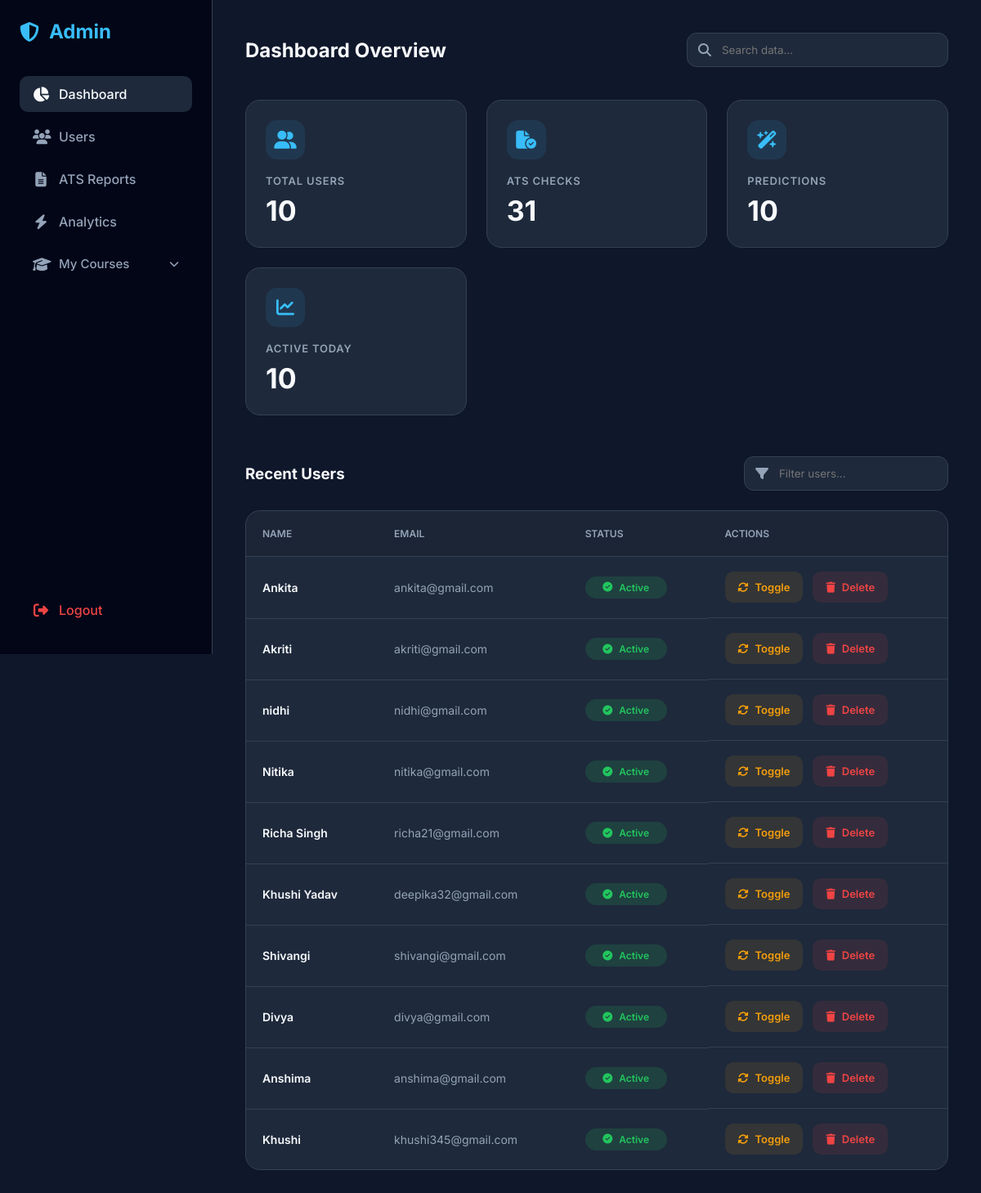
The page /admin (signed in) on the database its author committed.
### model.py (models this page shows)
class User(db.Model):
    __tablename__ = 'users'
    id = db.Column(db.Integer, primary_key=True)
    name = db.Column(db.String(150), unique=True, nullable=False)
    email = db.Column(db.String(150), unique=True, nullable=True)
    password = db.Column(db.String(200), nullable=False)
    mobile = db.Column(db.String(20), nullable=True)  # Changed from role to mobile
    resume = db.Column(db.String(500), nullable=True)
    profile_pic = db.Column(db.String(500), nullable=True)  # Already exists
    profile = db.relationship('Profile', backref='user', uselist=False)

### app.py (the view)
@app.route("/admin")
def admin():
    if "admin" not in session:
        return redirect(url_for("admin_login"))
    db = get_db()
    try:
        total_users = db.execute("SELECT COUNT(*) FROM users").fetchone()[0]
        ats_count = db.execute("SELECT COUNT(*) FROM ats_logs").fetchone()[0]
        try:
            prediction_count = db.execute("SELECT COUNT(*) FROM predictions").fetchone()[0]
        except:
            prediction_count = 0
        try:
            today = datetime.date.today().strftime('%Y-%m-%d')
            active_today = db.execute("SELECT COUNT(*) FROM users WHERE last_login LIKE ?", (f"{today}%",)).fetchone()[0]
        except:
            active_today = 0
        users = db.execute("SELECT id, name, email, status FROM users").fetchall()
    except sqlite3.OperationalError as e:
        return f"Database Error: {e}. Run your database initialization script!"
    return render_template(
        "admin.html",
        total_users=total_users,
        ats_count=ats_count,
        predictions=prediction_count,  # Updated variable
        active_today=active_today,     # New dynamic variable
        users=users
    )

### app.py (called while the page is built)
def get_db():
    db = getattr(g, '_database', None)
    if db is None:
        db = g._database = sqlite3.connect("database.db")
        db.row_factory = sqlite3.Row  # Allows accessing columns by name
    return db

@app.teardown_appcontext
def close_connection(exception):
    db = getattr(g, '_database', None)
    if db is not None:
        db.close()

### templates/admin.html (shortened to what this page needs)
<!DOCTYPE html>
<html lang="en">
<head>
    <link rel="stylesheet" href="https://cdnjs.cloudflare.com/ajax/libs/font-awesome/6.4.0/css/all.min.css">
</head>
<body>
<aside class="sidebar">
    <div class="logo">
        <i class="fas fa-shield-halved"></i> Admin
    </div>
    <a href="/admin" class="active"><i class="fas fa-chart-pie"></i> Dashboard</a>
    <a href="/admin/users"><i class="fas fa-users"></i> Users</a>
    <a href="/admin/ats_reports"><i class="fas fa-file-alt"></i> ATS Reports</a>
    <a href="/admin/analytics"><i class="fas fa-bolt"></i> Analytics</a>
    <div class="course-dropdown {% if '/admin/courses' in request.path %}open{% endif %}">
        <button class="course-dropdown-toggle" onclick="toggleCourseMenu(this)">
            <div class="toggle-left">
                <i class="fas fa-graduation-cap"></i>
                <span>My Courses</span>
            </div>
                <i class="fas fa-chevron-down course-chevron"></i>
        </button>
    </div>
    <a href="/admin/logout" class="logout-link"><i class="fas fa-sign-out-alt"></i> Logout</a>
</aside>
<main class="main">
    <header class="topbar">
        <h2>Dashboard Overview</h2>
        <div class="search-container">
            <i class="fas fa-search"></i>
            <input type="text" id="globalSearch" placeholder="Search data...">
        </div>
    </header>
    <section class="cards">
        <div class="card">
            <div class="card-icon"><i class="fas fa-user-group"></i></div>
            <h3>Total Users</h3>
            <p>{{ total_users }}</p>
        </div>
        <div class="card">
            <div class="card-icon"><i class="fas fa-file-circle-check"></i></div>
            <h3>ATS Checks</h3>
            <p>{{ ats_count }}</p>
        </div>
        <div class="card">
            <div class="card-icon"><i class="fas fa-wand-magic-sparkles"></i></div>
            <h3>Predictions</h3>
            <p>{{ total_users }}</p>
        </div>
        <div class="card">
            <div class="card-icon"><i class="fas fa-chart-line"></i></div>
            <h3>Active Today</h3>
            <p>{{ total_users }}</p>
        </div>
    </section>
    <div class="section-header">
        <h3>Recent Users</h3>
        <div class="search-container">
            <i class="fas fa-filter"></i>
            <input type="text" id="searchInput" placeholder="Filter users..." style="width: 250px;">
        </div>
    </div>
    <div class="table-container">
        <table>
            <thead>
                <tr>
                    <th>Name</th>
                    <th>Email</th>
                    <th>Status</th>
                    <th>Actions</th>
                </tr>
            </thead>
            <tbody id="userTable">
                {% for user in users %}
                <tr>
                    <td style="font-weight: 600;">{{ user[1] }}</td>
                    <td style="color: var(--text-muted);">{{ user[2] }}</td>
                    <td>
                        {% if user[3] == "active" %}
                            <span class="badge badge-active"><i class="fas fa-check-circle"></i> Active</span>
                        {% else %}
                            <span class="badge badge-blocked"><i class="fas fa-ban"></i> Blocked</span>
                        {% endif %}
                    </td>
                    <td class="action-cell">
                        <button class="btn btn-toggle" onclick="window.location.href='/toggle_user/{{ user[0] }}'">
                            <i class="fas fa-rotate"></i> Toggle
                        </button>
                        <button class="btn btn-delete" onclick="window.location.href='/delete_user/{{ user[0] }}'">
                            <i class="fas fa-trash"></i> Delete
                        </button>
                    </td>
                </tr>
                {% endfor %}
            </tbody>
        </table>
    </div>
</main>
</body>
</html>

### templates/admin.html (style rules this page uses)
:root { --bg-main: #0f172a; --bg-side: #020617; --card-bg: #1e293b; --accent-primary: #38bdf8; --text-main: #f8fafc; --text-muted: #94a3b8; --danger: #ef4444; --success: #22c55e; --warning: #f59e0b; --border: #334155; }
* { margin: 0; padding: 0; box-sizing: border-box; font-family: 'Inter', sans-serif; }
body { display: flex; background: var(--bg-main); color: var(--text-main); min-height: 100vh; }
.sidebar { width: 260px; background: var(--bg-side); padding: 24px; display: flex; flex-direction: column; border-right: 1px solid var(--border); position: fixed; height: 100vh; z-index: 100; }
.sidebar .logo { font-size: 24px; font-weight: 700; margin-bottom: 40px; color: var(--accent-primary); display: flex; align-items: center; gap: 12px; }
.sidebar a { display: flex; align-items: center; gap: 12px; padding: 12px 16px; margin-bottom: 8px; border-radius: 10px; text-decoration: none; color: var(--text-muted); font-weight: 500; transition: all 0.3s ease; }
.sidebar a:hover, .sidebar a.active { background: #1e293b; color: var(--text-main); }
.sidebar a i { font-size: 18px; width: 20px; text-align: center; }
.logout-link { margin-top: auto; color: var(--danger) !important; }
.main { flex: 1; padding: 40px; margin-left: 260px; }
.topbar { display: flex; justify-content: space-between; align-items: center; margin-bottom: 40px; }
.search-container { position: relative; }
.search-container i { position: absolute; left: 14px; top: 50%; transform: translateY(-50%); color: var(--text-muted); }
.search-container input { background: var(--card-bg); border: 1px solid var(--border); padding: 12px 12px 12px 42px; border-radius: 12px; color: white; width: 320px; outline: none; transition: 0.3s; }
.cards { display: grid; grid-template-columns: repeat(auto-fit, minmax(240px, 1fr)); gap: 24px; }
.card { background: var(--card-bg); padding: 24px; border-radius: 18px; border: 1px solid var(--border); transition: all 0.3s ease; }
.card-icon { width: 48px; height: 48px; background: rgba(56, 189, 248, 0.1); color: var(--accent-primary); border-radius: 14px; display: flex; align-items: center; justify-content: center; margin-bottom: 18px; font-size: 22px; }
.card h3 { color: var(--text-muted); font-size: 13px; font-weight: 600; text-transform: uppercase; letter-spacing: 0.8px; }
.card p { font-size: 34px; font-weight: 700; margin-top: 8px; }
.section-header { margin-top: 50px; margin-bottom: 24px; display: flex; justify-content: space-between; align-items: center; }
.table-container { background: var(--card-bg); border-radius: 18px; border: 1px solid var(--border); overflow: hidden; }
table { width: 100%; border-collapse: collapse; }
th { color: var(--text-muted); font-weight: 600; font-size: 12px; text-transform: uppercase; padding: 20px; text-align: left; border-bottom: 1px solid var(--border); background: rgba(0,0,0,0.1); }
td { padding: 18px 20px; font-size: 14px; border-bottom: 1px solid var(--border); vertical-align: middle; }
tr:last-child td { border-bottom: none; }
.badge { padding: 6px 14px; border-radius: 20px; font-size: 12px; font-weight: 600; display: inline-flex; align-items: center; gap: 8px; min-width: 100px; justify-content: center; }
.badge-active { background: rgba(34, 197, 94, 0.15); color: var(--success); }
.action-cell { display: flex; align-items: center; gap: 12px; }
.btn { padding: 10px 16px; border-radius: 10px; border: none; cursor: pointer; font-weight: 600; font-size: 13px; transition: 0.3s; display: inline-flex; align-items: center; gap: 8px; height: 38px; }
.btn-toggle { background: rgba(245, 158, 11, 0.1); color: var(--warning); }
.btn-delete { background: rgba(239, 68, 68, 0.1); color: var(--danger); }
.course-dropdown { display: flex; flex-direction: column; margin-bottom: 8px; width: 100%; }
.course-dropdown-toggle { display: flex; justify-content: space-between; align-items: center; padding: 12px 16px; background-color: transparent; color: var(--text-muted); border: none; border-radius: 10px; cursor: pointer; font-size: 15px; font-weight: 500; text-decoration: none; transition: all 0.3s ease; width: 100%; font-family: 'Inter', sans-serif; }
.toggle-left { display: flex; align-items: center; gap: 12px; }
.toggle-left i { font-size: 18px; width: 20px; text-align: center; }
.course-chevron { font-size: 12px; transition: transform 0.3s ease; }

### rows shown on the page
User: name "Ankita", email "ankita@gmail.com", status "active" (drawn)
User: name "Akriti", email "akriti@gmail.com", status "active" (drawn)
User: name "nidhi", email "nidhi@gmail.com", status "active" (drawn)
User: name "Nitika", email "nitika@gmail.com", status "active" (drawn)
User: name "Richa Singh", email "richa21@gmail.com", status "active" (drawn)
User: name "Khushi Yadav", email "deepika32@gmail.com", status "active" (drawn)
User: name "Shivangi", email "shivangi@gmail.com", status "active" (drawn)
User: name "Divya", email "divya@gmail.com", status "active" (drawn)
User: name "Anshima", email "anshima@gmail.com", status "active" (drawn)
User: name "Khushi", email "khushi345@gmail.com", status "active" (drawn)

### other values the page prints
{{ total_users }} "10"
{{ ats_count }} "31"
